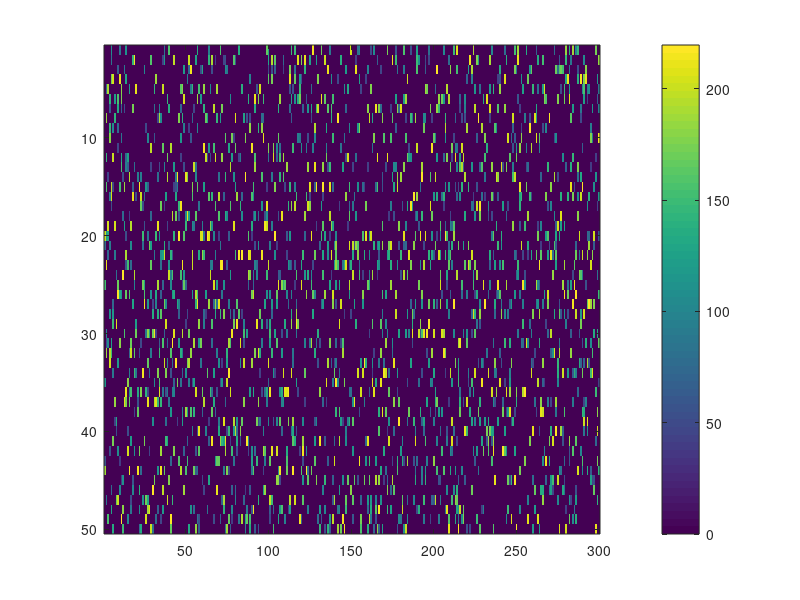

Here is the MATLAB script that generated this plot: (Note: this script raises an error after producing the figure.)
clear;clc;

num_glom = 50;
num_ordors = 300;
Latency_glo = zeros(num_glom,num_ordors);
Stim_glo = zeros(num_glom,num_ordors);
num_aglo = 4+randi(6,num_ordors,1);
odor_sti = 8.5 - 0.5+ 1*rand(num_ordors,1);

for odor = 1:num_ordors
    Glom1 = randperm(num_glom,num_aglo(odor));
    lat = [40:160/(num_aglo(odor)-1):200]+20*rand(1,num_aglo(odor)); 
    Latency_glo(Glom1,odor) = lat';
    largest_glom = Glom1(1);
    Stim_glo(largest_glom,odor) =  odor_sti(odor);
    Stim_glo(setdiff(Glom1,largest_glom),odor) = odor_sti(odor)*0.85+0.25*randn(num_aglo(odor)-1,1);
end
filename = strcat('Odor_denfinition\Neurogensis_newOdor_table_',num2str(num_ordors),'new.mat');
save(filename,'Latency_glo',"Stim_glo","num_ordors",'num_aglo','odor_sti');
%% heatmap plot
figure(1);
imagesc(Latency_glo);
colorbar
ice =cmocean('ice');
ice(1,:)=0;
ice=flip(ice);
colormap(tempo)
xlabel('Odors');
ylabel('Glomerulus');

figure(2);
imagesc(Stim_glo);
colorbar
tempo = cmocean('tempo');
tempo(end,:)=0;
colormap(tempo)
xlabel('Odors');
ylabel('Glomerulus');

%% Latency correlation
Latency_corr_plt;

%% Stimulus magnitude correlation
Magnitude_corr_plt;

%% Stimulus map
odor = randi(num_ordors)
Stimulus_map_plot;
